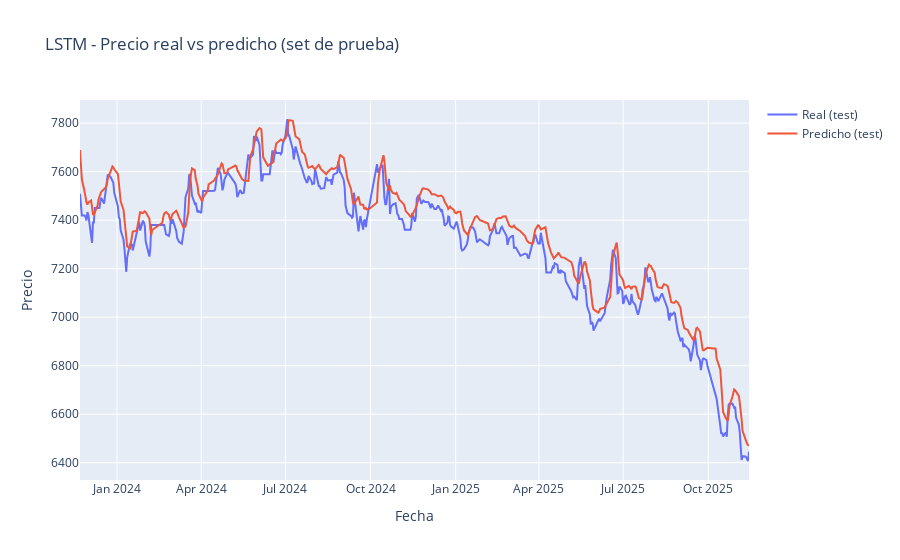
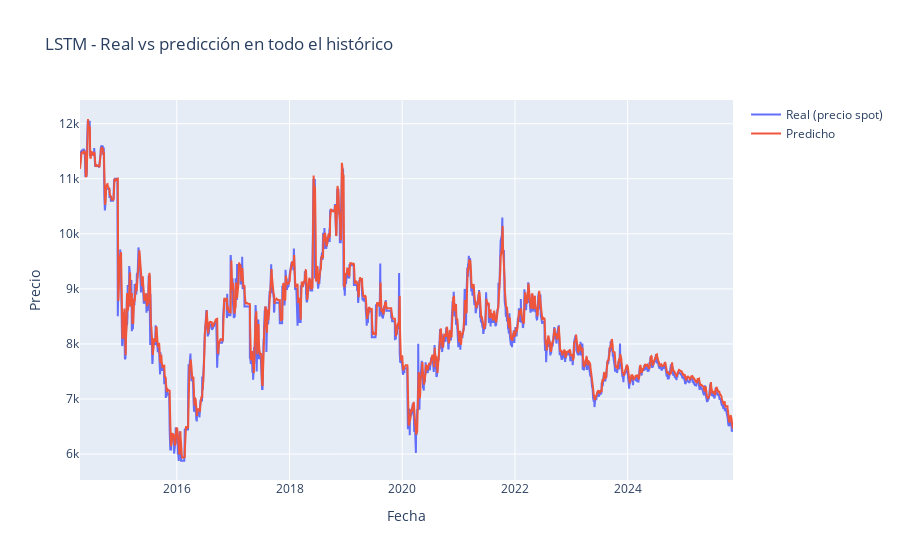
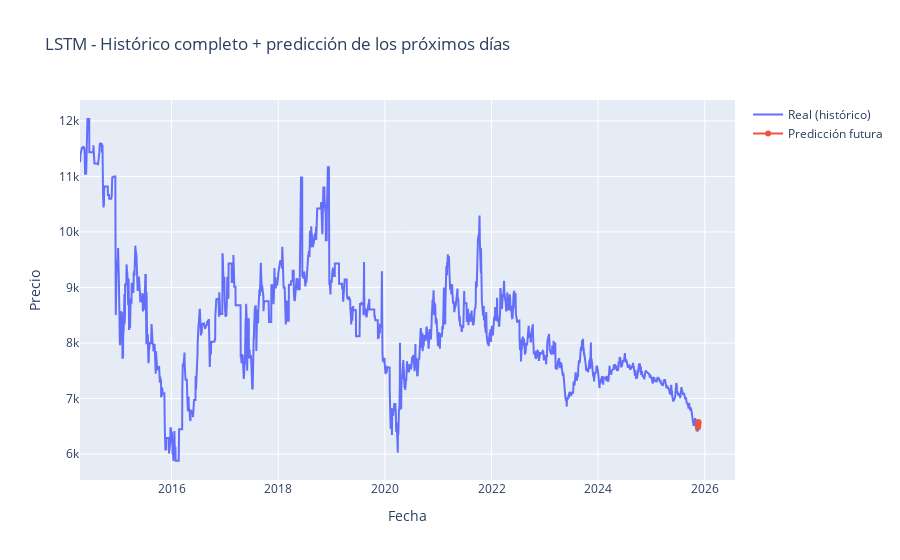

The cell these charts' notebook holds for them, in order:
### Markdown cell above
### 5.3 Modelo LSTM (ejemplo sencillo)

En esta sección entrenamos un modelo LSTM base:

- Ventana de `WINDOW_SIZE` días de entrada.
- Dos capas LSTM de 64 unidades con Dropout.
- Función de pérdida: MSE.
- Métricas reportadas: MSE y MAPE en el conjunto de prueba.

Luego generamos:

1. Gráfica de **real vs predicho** en test.
2. Gráfica de **real vs predicho en todo el histórico** (train+val+test).
3. Gráfica de **histórico completo + predicción de los próximos `N_FUTURE_DAYS` días**.

### Code cell
from tensorflow.keras.models import Sequential
from tensorflow.keras.layers import LSTM, Dense, Dropout
from tensorflow.keras.optimizers import Adam
from sklearn.metrics import mean_squared_error, mean_absolute_percentage_error

# Forma de entrada: (window_size, n_features)
input_shape = X_train_seq.shape[1:]  # (WINDOW_SIZE, 1)

# 1) Definición del modelo LSTM capa a capa
lstm_model = Sequential()

# Capa LSTM 1
lstm_model.add(
    LSTM(
        units=64,
        return_sequences=True,   # porque hay otra LSTM después
        input_shape=input_shape  # (WINDOW_SIZE, 1)
    )
)
lstm_model.add(Dropout(0.2))

# Capa LSTM 2 (última LSTM)
lstm_model.add(
    LSTM(
        units=64,
        return_sequences=False
    )
)
lstm_model.add(Dropout(0.2))

# Capa de salida (predice el precio de un día)
lstm_model.add(Dense(1))

# 2) Compilación
lstm_model.compile(
    optimizer=Adam(learning_rate=1e-3),
    loss="mse"
)

lstm_model.summary()

# 3) Entrenamiento
history_lstm = lstm_model.fit(
    X_train_seq, y_train,
    validation_data=(X_val_seq, y_val),
    epochs=30,
    batch_size=32,
    verbose=1
)

# =========================
#     EVALUACIÓN TEST
# =========================

# Predicciones (escala normalizada)
y_test_pred_scaled_lstm = lstm_model.predict(X_test_seq).flatten()

# Invertir escala
y_test_inv_lstm = scaler.inverse_transform(y_test.reshape(-1, 1)).flatten()
y_test_pred_inv_lstm = scaler.inverse_transform(
    y_test_pred_scaled_lstm.reshape(-1, 1)
).flatten()

# Métricas
mse_lstm = mean_squared_error(y_test_inv_lstm, y_test_pred_inv_lstm)
mape_lstm = mean_absolute_percentage_error(y_test_inv_lstm, y_test_pred_inv_lstm)

print(f"\n[ LSTM ] MSE (test):  {mse_lstm:.4f}")
print(f"[ LSTM ] MAPE (test): {mape_lstm:.2f}%")

# =========================
#       GRÁFICAS
# =========================

# 1) Real vs predicho solo en test
plot_test_predictions(
    dates_test,
    y_test_inv_lstm,
    y_test_pred_inv_lstm,
    title_prefix="LSTM"
)

# 2) Real vs predicho en todo el histórico (train + val + test)
y_all_pred_scaled_lstm = lstm_model.predict(
    np.concatenate([X_train_seq, X_val_seq, X_test_seq], axis=0)
).flatten()

y_all_inv_lstm = scaler.inverse_transform(
    np.concatenate([y_train, y_val, y_test]).reshape(-1, 1)
).flatten()
y_all_pred_inv_lstm = scaler.inverse_transform(
    y_all_pred_scaled_lstm.reshape(-1, 1)
).flatten()

dates_all_full_lstm = np.concatenate([dates_train, dates_val, dates_test])

plot_full_predictions(
    dates_all_full_lstm,
    y_all_inv_lstm,
    y_all_pred_inv_lstm,
    title_prefix="LSTM"
)

# 3) Histórico completo + predicción de los próximos N_FUTURE_DAYS días
last_window_scaled_lstm = prices_scaled[-WINDOW_SIZE:]
future_scaled_lstm, future_inv_lstm = forecast_future(
    lstm_model,
    last_window_scaled_lstm,
    scaler,
    n_future=N_FUTURE_DAYS
)

last_date = df["Date"].max()
future_dates_lstm = pd.date_range(
    start=last_date + pd.Timedelta(days=1),
    periods=N_FUTURE_DAYS,
    freq="D"
)

plot_full_with_future(
    dates_all_full_lstm,
    y_all_inv_lstm,
    future_dates_lstm,
    future_inv_lstm,
    title_prefix="LSTM"
)

# Tabla de predicciones futuras (LSTM)
future_table_lstm = pd.DataFrame({
    "Fecha futura": future_dates_lstm,
    "Predicción del precio (LSTM)": future_inv_lstm
})
display(future_table_lstm)

### Figure 1 — Plotly figure (JSON) as saved in the notebook; plotly's stock layout.template omitted (floating-point values rounded to 4 significant figures; data arrays with more than 128 entries replaced by an {"elided": "..."} marker saying what was removed)
{"data": [{"mode": "lines", "name": "Real (test)", "type": "scatter", "x": {"elided": "408 str values"}, "y": {"elided": "408 float values"}}, {"mode": "lines", "name": "Predicho (test)", "type": "scatter", "x": {"elided": "408 str values"}, "y": {"elided": "408 float values"}}], "layout": {"title": {"text": "LSTM - Precio real vs predicho (set de prueba)"}, "xaxis": {"title": {"text": "Fecha"}}, "yaxis": {"title": {"text": "Precio"}}}}

### Figure 2 — Plotly figure (JSON) as saved in the notebook; plotly's stock layout.template omitted (floating-point values rounded to 4 significant figures; data arrays with more than 128 entries replaced by an {"elided": "..."} marker saying what was removed)
{"data": [{"mode": "lines", "name": "Real (precio spot)", "type": "scatter", "x": {"elided": "2717 str values"}, "y": {"elided": "2717 float values"}}, {"mode": "lines", "name": "Predicho", "type": "scatter", "x": {"elided": "2717 str values"}, "y": {"elided": "2717 float values"}}], "layout": {"title": {"text": "LSTM - Real vs predicción en todo el histórico"}, "xaxis": {"title": {"text": "Fecha"}}, "yaxis": {"title": {"text": "Precio"}}}}

### Figure 3 — Plotly figure (JSON) as saved in the notebook; plotly's stock layout.template omitted (floating-point values rounded to 4 significant figures; data arrays with more than 128 entries replaced by an {"elided": "..."} marker saying what was removed)
{"data": [{"mode": "lines", "name": "Real (histórico)", "type": "scatter", "x": {"elided": "2717 str values"}, "y": {"elided": "2717 float values"}}, {"mode": "lines+markers", "name": "Predicción futura", "type": "scatter", "x": ["2025-11-15T00:00:00", "2025-11-16T00:00:00", "2025-11-17T00:00:00", "2025-11-18T00:00:00", "2025-11-19T00:00:00"], "y": [6480.0, 6500.0, 6525.0, 6550.0, 6576.0]}], "layout": {"title": {"text": "LSTM - Histórico completo + predicción de los próximos días"}, "xaxis": {"title": {"text": "Fecha"}}, "yaxis": {"title": {"text": "Precio"}}}}
